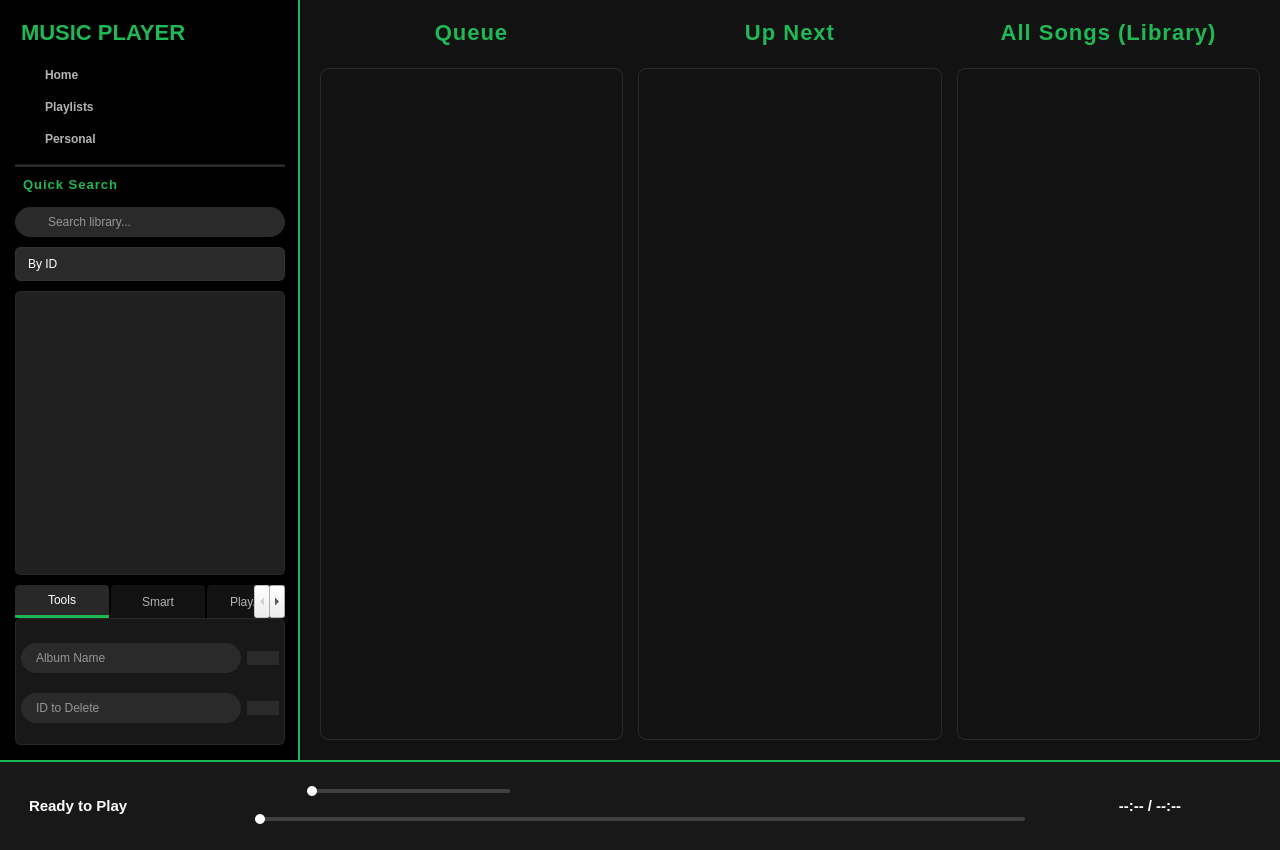
<?xml version="1.0" encoding="UTF-8"?>
<ui version="4.0">
 <class>MainWindow</class>
 <widget class="QMainWindow" name="MainWindow">
  <property name="geometry">
   <rect>
    <x>0</x>
    <y>0</y>
    <width>1280</width>
    <height>850</height>
   </rect>
  </property>
  <property name="windowTitle">
   <string>Modern Music Player</string>
  </property>
  <property name="styleSheet">
 <string notr="true">
  /* --- 1. GLOBAL --- */
  QMainWindow {
      background-color: #121212; 
      color: #B3B3B3; 
      font-family: &quot;Segoe UI&quot;, sans-serif;
  }

  /* --- 2. SIDEBAR --- */
  #sidebarFrame {
      background-color: #000000;
      border-right: 2px solid #1DB954; 
  }

  /* --- 3. PLAYER BAR --- */
  #playerBarFrame {
      background-color: #181818;
      border-top: 2px solid #1DB954; 
  }

  /* --- 4. HEADERS (QUEUE, UP NEXT, LIBRARY) --- */
  #labelBackQueue, #labelNextQueue, #labelAllSongs {
      color: #1DB954;            /* Màu xanh lá */
      font-size: 22px;           /* Kích thước bằng Logo MUSIC PLAYER */
      font-weight: 900;          /* Độ đậm nhất (Black/Heavy) */
      text-transform: uppercase; /* Chữ in hoa */
      letter-spacing: 1px;       /* Khoảng cách chữ */
      
      /* Căn chỉnh khoảng cách */
      margin-bottom: 8px;        /* Cách danh sách bên dưới ra một chút cho thoáng */
      margin-left: 0px;          /* Bỏ thụt đầu dòng để thẳng tắp với cạnh trái của khung List */
      padding: 0px;
  }

  /* Riêng header nhỏ "Quick Search" ở Sidebar thì giữ nguyên hoặc chỉnh nhỏ hơn tùy ý */
  #labelLibraryHeader {
      color: #1DB954;
      font-size: 13px;
      font-weight: 800;
      text-transform: uppercase;
      letter-spacing: 1px;
      margin-bottom: 5px;
      margin-left: 5px;
  }

  /* --- 5. LIST WIDGETS (CARD STYLE) --- */
  QListWidget {
      background-color: #1A1A1A; 
      border: 1px solid #282828; 
      border-radius: 8px; 
      outline: none;
      padding: 5px;
      font-family: "Segoe UI", sans-serif;
  }
  
  #listAllSongs::item, #listPlayback::item, #listPlayNext::item, #listHistory::item, #listSearchResult::item {
      min-height: 36px;   
      max-height: 36px;
      padding-left: 5px;
      border-radius: 6px;
      margin-bottom: 2px;
  }

  QListWidget::item {
      color: #B3B3B3;
  }

  QListWidget::item:hover {
      background-color: rgba(255, 255, 255, 0.08); 
  }

  /* KHI ITEM ĐƯỢC CHỌN (SELECTED) */
  QListWidget::item:selected {
      background-color: #1DB954; 
  }

  /* --- LABEL TÊN BÀI HÁT (QUAN TRỌNG) --- */
  /* Mặc định là TRẮNG */
  #lblCardTitle {       
      font-weight: 700;        
      font-size: 13px;
      background-color: transparent;
  } 

  /* Khi Item cha được chọn -> Label con đổi màu XANH */
  QListWidget::item:selected #lblCardTitle { 
      color: #FFFFFF;           
      font-weight: 800; 
  }

  /* --- 6. INPUTS --- */
  QLineEdit {
      background-color: #2A2A2A;
      color: #FFFFFF;
      border: 1px solid #2A2A2A;
      border-radius: 15px;
      padding: 6px 12px;
      selection-background-color: #1DB954;
  }
  QLineEdit:focus {
      background-color: #333333;
      border: 1px solid #1DB954;
  }
  QComboBox {
      background-color: #2A2A2A;
      color: #FFFFFF;
      border: 1px solid #333;
      border-radius: 6px;
      padding: 8px 12px;
  }
  QComboBox::drop-down { border: none; width: 30px; }
  QComboBox QAbstractItemView {
      background-color: #2A2A2A;
      color: #FFFFFF;
      selection-background-color: #1DB954;
  }

  /* --- 7. BUTTONS --- */
  QPushButton { background-color: transparent; border: none; color: #B3B3B3; }
  #btnNavHome, #btnNavPlaylist, #btnNavPersonal {
      text-align: left; padding: 8px 15px; font-weight: 700; border-radius: 4px;
  }
  #btnNavHome:hover, #btnNavPlaylist:hover, #btnNavPersonal:hover {
      color: #FFFFFF; background-color: #282828;
  }
  #btnAddAlbum, #btnAddNext, #btnDelete, #btnSmart, #btnSearch {
      background-color: #2A2A2A; border-radius: 12px;
  }
  #btnAddAlbum:hover, #btnAddNext:hover, #btnDelete:hover, #btnSmart:hover, #btnSearch:hover {
      background-color: #1DB954; color: white;
  }

  /* --- 8. TABS --- */
  QTabWidget::pane { border: 1px solid #282828; background-color: #181818; border-radius: 6px; }
  QTabBar::tab {
      background: #121212; color: #B3B3B3; min-width: 70px; padding: 8px 12px;
      border-top-left-radius: 4px; border-top-right-radius: 4px; margin-right: 2px;
  }
  QTabBar::tab:selected {
      background: #282828; color: #FFFFFF; border-bottom: 3px solid #1DB954; 
  }

  /* --- 9. SLIDERS --- */
  QSlider::groove:horizontal { border: none; height: 4px; background: #404040; border-radius: 2px; }
  QSlider::sub-page:horizontal { background: #1DB954; border-radius: 2px; }
  QSlider::handle:horizontal {
      background: #FFFFFF; width: 10px; height: 10px; margin: -3px 0; border-radius: 5px;
  }
  QSlider::handle:horizontal:hover { transform: scale(1.2); }

  /* --- 10. SCROLL BARS (THANH CUỘN) --- */
  
  /* Thanh dọc */
  QScrollBar:vertical {
      border: none;
      background-color: #121212; /* Nền tối trùng màu App */
      width: 10px;               /* Độ rộng vừa phải */
      margin: 0px;
  }
  /* Cục kéo (Handle) dọc */
  QScrollBar::handle:vertical {
      background-color: #404040; /* Màu xám nổi hơn nền */
      min-height: 30px;
      border-radius: 5px;        /* Bo tròn */
  }
  QScrollBar::handle:vertical:hover {
      background-color: #555555; /* Sáng hơn khi di chuột vào */
  }
  /* Ẩn mũi tên lên xuống */
  QScrollBar::add-line:vertical, QScrollBar::sub-line:vertical {
      height: 0px;
  }
  QScrollBar::add-page:vertical, QScrollBar::sub-page:vertical {
      background: none;
  }

  /* Thanh ngang (Cho List Library nếu tên quá dài) */
  QScrollBar:horizontal {
      border: none;
      background-color: #121212;
      height: 10px;
      margin: 0px;
  }
  QScrollBar::handle:horizontal {
      background-color: #404040;
      min-width: 30px;
      border-radius: 5px;
  }
  QScrollBar::handle:horizontal:hover { background-color: #555555; }
  QScrollBar::add-line:horizontal, QScrollBar::sub-line:horizontal { width: 0px; }

  /* --- 11. OTHERS --- */
  #labelCurrent, #labelDuration { color: #FFFFFF; font-weight: 600; }

  /* --- 12. MESSAGE BOX VÀ DIALOGS --- */
  QMessageBox {
      background-color: #202020;
      border: 2px solid #1DB954; /* Viền xanh lá */
      border-radius: 10px;
  }
  
  /* Chữ trong hộp thoại */
  QMessageBox QLabel {
      color: #FFFFFF;
      font-size: 15px;
      font-weight: 500;
      font-family: "Segoe UI";
      margin-bottom: 10px;
  }

  /* NÚT BẤM TRONG HỘP THOẠI (Style Pill-Shape giống Control) */
  QMessageBox QPushButton {
      background-color: transparent;    /* Nền trong suốt */
      border: 1px solid #555;           /* Viền xám mỏng */
      border-radius: 18px;              /* Bo tròn 18px (Hình viên thuốc) */
      color: #B3B3B3;                   /* Chữ xám nhạt */
      padding: 6px 25px;                /* Padding rộng để dễ bấm */
      font-size: 13px;
      font-weight: 700;
      min-width: 80px;                  /* Chiều rộng tối thiểu */
  }

  /* Hover (Lia chuột vào) */
  QMessageBox QPushButton:hover {
      background-color: rgba(255, 255, 255, 0.1); /* Nền sáng mờ */
      color: #FFFFFF;                             /* Chữ trắng sáng */
      border: 1px solid #1DB954;                  /* Viền chuyển xanh */
  }

  /* Pressed (Nhấn xuống) */
  QMessageBox QPushButton:pressed {
      background-color: rgba(29, 185, 84, 0.2);   /* Nền xanh nhẹ */
  }
 </string>
</property>
  <widget class="QWidget" name="centralwidget">
   <layout class="QVBoxLayout" name="mainVerticalLayout">
    <property name="spacing">
     <number>0</number>
    </property>
    <property name="leftMargin">
     <number>0</number>
    </property>
    <property name="topMargin">
     <number>0</number>
    </property>
    <property name="rightMargin">
     <number>0</number>
    </property>
    <property name="bottomMargin">
     <number>0</number>
    </property>
    <item>
     <widget class="QWidget" name="bodyWidget" native="true">
      <layout class="QHBoxLayout" name="bodyLayout">
       <property name="spacing">
        <number>0</number>
       </property>
       <property name="leftMargin">
        <number>0</number>
       </property>
       <property name="topMargin">
        <number>0</number>
       </property>
       <property name="rightMargin">
        <number>0</number>
       </property>
       <property name="bottomMargin">
        <number>0</number>
       </property>
       
       <!-- SIDEBAR -->
       <item>
        <widget class="QFrame" name="sidebarFrame">
         <property name="minimumSize">
          <size>
           <width>280</width>
           <height>0</height>
          </size>
         </property>
         <property name="maximumSize">
          <size>
           <width>300</width>
           <height>16777215</height>
          </size>
         </property>
         <property name="frameShape">
          <enum>QFrame::NoFrame</enum>
         </property>
         <layout class="QVBoxLayout" name="sidebarLayout">
          <property name="spacing">
           <number>10</number>
          </property>
          <property name="leftMargin">
           <number>15</number>
          </property>
          <property name="topMargin">
           <number>20</number>
          </property>
          <property name="rightMargin">
           <number>15</number>
          </property>
          <property name="bottomMargin">
           <number>15</number>
          </property>
          
          <item>
           <widget class="QLabel" name="lblLogo">
            <property name="styleSheet">
             <string>color: #1DB954; font-size: 22px; font-weight: 900; margin-bottom: 5px;</string>
            </property>
            <property name="text">
             <string>MUSIC PLAYER</string>
            </property>
           </widget>
          </item>
          
          <item>
           <layout class="QVBoxLayout" name="navLayout">
            <property name="spacing">
             <number>2</number>
            </property>
            <item>
             <widget class="QPushButton" name="btnNavHome">
              <property name="cursor">
               <cursorShape>PointingHandCursor</cursorShape>
              </property>
              <property name="styleSheet">
               <string notr="true">
                #btnNavHome {
                  background-image: url(:/icons/home.svg);
                  background-repeat: no-repeat;
                  background-position: left center;
                  padding-left: 30px;
                }
               </string>
              </property>
              <property name="text">
               <string>Home</string>
              </property>
             </widget>
            </item>
            <item>
             <widget class="QPushButton" name="btnNavPlaylist">
              <property name="cursor">
               <cursorShape>PointingHandCursor</cursorShape>
              </property>
              <property name="styleSheet">
               <string notr="true">
                #btnNavPlaylist {
                  background-image: url(:/icons/playlist.svg);
                  background-repeat: no-repeat;
                  background-position: left center;
                  padding-left: 30px;
                }
               </string>
              </property>
              <property name="text">
               <string>Playlists</string>
              </property>
             </widget>
            </item>
            <item>
             <widget class="QPushButton" name="btnNavPersonal">
              <property name="cursor">
               <cursorShape>PointingHandCursor</cursorShape>
              </property>
              <property name="styleSheet">
               <string notr="true">
                #btnNavPersonal {
                  background-image: url(:/icons/personal.svg);
                  background-repeat: no-repeat;
                  background-position: left center;
                  padding-left: 30px;
                }
               </string>
              </property>
              <property name="text">
               <string>Personal</string>
              </property>
             </widget>
            </item>
           </layout>
          </item>
          
          <item>
           <widget class="Line" name="lineSeparator1">
            <property name="styleSheet">
             <string>background-color: #282828;</string>
            </property>
            <property name="orientation">
             <enum>Qt::Horizontal</enum>
            </property>
           </widget>
          </item>
          
          <!-- QUICK SEARCH -->
          <item>
           <widget class="QLabel" name="labelLibraryHeader">
            <property name="text">
             <string>Quick Search</string>
            </property>
           </widget>
          </item>
          <item>
           <widget class="QLineEdit" name="lineSearch">
            <property name="styleSheet">
             <string notr="true">
             #lineSearch {
                  background-image: url(:/icons/search.svg);
                  background-repeat: no-repeat;
                  background-position: left center;
                  padding-left: 30px;
              }
              </string>
            </property>
            <property name="placeholderText">
             <string>Search library...</string>
            </property>
            <property name="clearButtonEnabled">
             <bool>true</bool>
            </property>
           </widget>
          </item>
          <item>
           <widget class="QComboBox" name="comboSearch">
            <item>
             <property name="text">
              <string>By ID</string>
             </property>
            </item>
            <item>
             <property name="text">
              <string>By Title</string>
             </property>
            </item>
            <item>
             <property name="text">
              <string>By Artist</string>
             </property>
            </item>
            <item>
             <property name="text">
              <string>By Album</string>
             </property>
            </item>
           </widget>
          </item>
          
          <!-- LIST SEARCH -->
          <item>
           <widget class="QListWidget" name="listSearchResult">
            <property name="styleSheet">
             <string>background-color: #202020; border-radius: 5px; color: #ffffff</string>
            </property>
           </widget>
          </item>
          
          <!-- TAB TOOLS -->
          <item>
           <widget class="QTabWidget" name="tabTools">
            <property name="maximumSize">
             <size>
              <width>16777215</width>
              <height>160</height>
             </size>
            </property>
            <property name="currentIndex">
             <number>0</number>
            </property>
            <widget class="QWidget" name="tabManage">
             <attribute name="title">
              <string>Tools</string>
             </attribute>
             <layout class="QVBoxLayout" name="toolsLayout">
              <property name="leftMargin"> <number>5</number> </property>
              <property name="topMargin"> <number>10</number> </property>
              <property name="rightMargin"> <number>5</number> </property>
              <property name="bottomMargin"> <number>5</number> </property>
              <item>
               <layout class="QHBoxLayout">
                <item>
                 <widget class="QLineEdit" name="lineAlbum">
                  <property name="placeholderText"> <string>Album Name</string> </property>
                  <property name="clearButtonEnabled"> <bool>true</bool> </property>
                 </widget>
                </item>
                <item>
                 <widget class="QPushButton" name="btnAddAlbum">
                  <property name="text"> <string/> </property>
                  <property name="icon">
                   <iconset resource="../../resources/resources.qrc">
                    <normaloff>:/icons/add.svg</normaloff>:/icons/add.svg</iconset>
                  </property>
                  <property name="iconSize"> <size> <width>16</width> <height>16</height> </size> </property>
                 </widget>
                </item>
               </layout>
              </item>
              <item>
               <layout class="QHBoxLayout">
                <item>
                 <widget class="QLineEdit" name="lineIDdelete">
                  <property name="placeholderText"> <string>ID to Delete</string> </property>
                  <property name="clearButtonEnabled"> <bool>true</bool> </property>
                 </widget>
                </item>
                <item>
                 <widget class="QPushButton" name="btnDelete">
                  <property name="text"> <string/> </property>
                  <property name="icon">
                   <iconset resource="../../resources/resources.qrc">
                    <normaloff>:/icons/delete.svg</normaloff>:/icons/delete.svg</iconset>
                  </property>
                 </widget>
                </item>
               </layout>
              </item>
             </layout>
            </widget>
            <widget class="QWidget" name="tabSmart">
             <attribute name="title"> <string>Smart</string> </attribute>
             <layout class="QVBoxLayout">
              <property name="topMargin"> <number>10</number> </property>
              <item>
               <layout class="QHBoxLayout">
                <item>
                 <widget class="QLineEdit" name="lineSmartID">
                  <property name="placeholderText"> <string>Start ID</string> </property>
                  <property name="clearButtonEnabled"> <bool>true</bool> </property>
                 </widget>
                </item>
                <item>
                 <widget class="QLineEdit" name="lineSmartSize">
                  <property name="placeholderText"> <string>Size</string> </property>
                  <property name="clearButtonEnabled"> <bool>true</bool> </property>
                 </widget>
                </item>
               </layout>
              </item>
              <item>
               <widget class="QPushButton" name="btnSmart">
                <property name="text"> <string>Create Playlist</string> </property>
               </widget>
              </item>
             </layout>
            </widget>
            <widget class="QWidget" name="tabQuick">
             <attribute name="title"> <string>Play/Add</string> </attribute>
             <layout class="QVBoxLayout">
              <property name="topMargin"> <number>10</number> </property>
              <item>
               <widget class="QLineEdit" name="lineSongID">
                <property name="placeholderText"> <string>Play Song ID</string> </property>
                <property name="clearButtonEnabled"> <bool>true</bool> </property>
               </widget>
              </item>
              <item>
               <layout class="QHBoxLayout">
                <item>
                 <widget class="QLineEdit" name="lineNextID">
                  <property name="placeholderText"> <string>Next ID</string> </property>
                  <property name="clearButtonEnabled"> <bool>true</bool> </property>
                 </widget>
                </item>
                <item>
                 <widget class="QPushButton" name="btnAddNext">
                  <property name="text"> <string/> </property>
                  <property name="icon">
                   <iconset resource="../../resources/resources.qrc">
                    <normaloff>:/icons/add.svg</normaloff>:/icons/add.svg</iconset>
                  </property>
                 </widget>
                </item>
               </layout>
              </item>
             </layout>
            </widget>
           </widget>
          </item>
         </layout>
        </widget>
       </item>
       
       <!-- CONTENT WIDGET -->
       <item>
        <widget class="QWidget" name="contentWidget" native="true">
         <property name="styleSheet">
          <string>background-color: #121212;</string>
         </property>
         <layout class="QVBoxLayout" name="contentLayout">
          <property name="leftMargin"> <number>0</number> </property>
          <property name="topMargin"> <number>0</number> </property>
          <property name="rightMargin"> <number>0</number> </property>
          <property name="bottomMargin"> <number>0</number> </property>
          <item>
           <widget class="QStackedWidget" name="mainStack">
            <widget class="QWidget" name="pageHome">
             <!-- stretch="1,1,1" : Chia tỷ lệ đều -->
             <layout class="QHBoxLayout" name="homeLayout" stretch="1,1,1">
              <property name="spacing"> <number>15</number> </property>
              <property name="leftMargin"> <number>20</number> </property>
              <property name="topMargin"> <number>20</number> </property>
              <property name="rightMargin"> <number>20</number> </property>
              <property name="bottomMargin"> <number>20</number> </property>

              <!-- CỘT 1 -->
              <item>
               <layout class="QVBoxLayout" name="layoutPlayback">
                <item>
                 <widget class="QLabel" name="labelBackQueue">
                  <property name="text"> <string>Queue</string> </property>
                  <property name="alignment"> <set>Qt::AlignCenter</set> </property>
                 </widget>
                </item>
                <item>
                 <widget class="QListWidget" name="listPlayback">
                  <!-- QUAN TRỌNG: sizePolicy = Ignored để ép cột bằng nhau -->
                  <property name="sizePolicy">
                   <sizepolicy hsizetype="Ignored" vsizetype="Expanding">
                    <horstretch>0</horstretch>
                    <verstretch>0</verstretch>
                   </sizepolicy>
                  </property>
                  <!-- Bật lại thanh cuộn nhưng ẩn đi bằng CSS cho đẹp, hoặc để AsNeeded -->
                  <property name="horizontalScrollBarPolicy"> <enum>Qt::ScrollBarAsNeeded</enum> </property>
                 </widget>
                </item>
               </layout>
              </item>

              <!-- CỘT 2 -->
              <item>
               <layout class="QVBoxLayout" name="layoutNext">
                <item>
                 <widget class="QLabel" name="labelNextQueue">
                  <property name="text"> <string>Up Next</string> </property>
                  <property name="alignment"> <set>Qt::AlignCenter</set> </property>
                 </widget>
                </item>
                <item>
                 <widget class="QListWidget" name="listPlayNext">
                  <!-- QUAN TRỌNG: sizePolicy = Ignored -->
                  <property name="sizePolicy">
                   <sizepolicy hsizetype="Ignored" vsizetype="Expanding">
                    <horstretch>0</horstretch>
                    <verstretch>0</verstretch>
                   </sizepolicy>
                  </property>
                  <property name="horizontalScrollBarPolicy"> <enum>Qt::ScrollBarAsNeeded</enum> </property>
                 </widget>
                </item>
               </layout>
              </item>

              <!-- CỘT 3 -->
              <item>
               <layout class="QVBoxLayout" name="layoutLibrary">
                <item>
                 <widget class="QLabel" name="labelAllSongs">
                  <property name="text"> <string>All Songs (Library)</string> </property>
                  <property name="alignment"> <set>Qt::AlignCenter</set> </property>
                 </widget>
                </item>
                <item>
                 <widget class="QListWidget" name="listAllSongs">
                  <!-- QUAN TRỌNG: sizePolicy = Ignored -->
                  <property name="sizePolicy">
                   <sizepolicy hsizetype="Ignored" vsizetype="Expanding">
                    <horstretch>0</horstretch>
                    <verstretch>0</verstretch>
                   </sizepolicy>
                  </property>
                  <property name="horizontalScrollBarPolicy"> <enum>Qt::ScrollBarAsNeeded</enum> </property>
                 </widget>
                </item>
               </layout>
              </item>
              
             </layout>
            </widget>

            <widget class="QWidget" name="pagePlaylist"/>
            <widget class="QWidget" name="pagePersonal"/>
           </widget>
          </item>
         </layout>
        </widget>
       </item>
      </layout>
     </widget>
    </item>
    
    <!-- PLAYER BAR -->
    <item>
     <widget class="QFrame" name="playerBarFrame">
      <property name="minimumSize"> <size> <width>0</width> <height>90</height> </size> </property>
      <property name="maximumSize"> <size> <width>16777215</width> <height>90</height> </size> </property>
      <property name="frameShape"> <enum>QFrame::NoFrame</enum> </property>
      <layout class="QHBoxLayout" name="playerLayout">
       <property name="leftMargin"> <number>20</number> </property>
       <property name="rightMargin"> <number>20</number> </property>
       
       <item>
        <widget class="QWidget" name="songInfoWidget" native="true">
         <property name="minimumSize"> <size> <width>220</width> <height>0</height> </size> </property>
         <layout class="QVBoxLayout">
          <item>
           <widget class="QLabel" name="labelCurrent">
            <property name="font"> <font> <pointsize>11</pointsize> <weight>75</weight> <bold>true</bold> </font> </property>
            <property name="text"> <string>Ready to Play</string> </property>
           </widget>
          </item>
         </layout>
        </widget>
       </item>
       
       <item>
        <widget class="QWidget" name="controlsWidget" native="true">
         <layout class="QVBoxLayout" name="verticalLayout_3">
          <property name="spacing"> <number>5</number> </property>
          <property name="topMargin"> <number>5</number> </property>
          <property name="bottomMargin"> <number>5</number> </property>
          <item>
           <layout class="QHBoxLayout" name="horizontalLayout_2">
            <property name="spacing"> <number>20</number> </property>
            
            <item>
             <widget class="QPushButton" name="btnVolume">
              <property name="cursor"> <cursorShape>PointingHandCursor</cursorShape> </property>
              <property name="toolTip"> <string>Volume</string> </property>
              <property name="text"> <string/> </property>
              <property name="icon">
               <iconset resource="../../resources/resources.qrc">
                <normaloff>:/icons/volumeOff.svg</normaloff>
                <normalon>:/icons/volumeOn.svg</normalon>:/icons/volumeOff.svg</iconset>
              </property>
              <property name="iconSize"> <size> <width>22</width> <height>22</height> </size> </property>
              <property name="checkable"> <bool>true</bool> </property>
              <property name="checked"> <bool>true</bool> </property>
             </widget>
            </item>
            
            <item>
             <widget class="QSlider" name="horizontalSlider">
              <property name="minimumSize"> <size> <width>80</width> <height>0</height> </size> </property>
              <property name="cursor"> <cursorShape>PointingHandCursor</cursorShape> </property>
              <property name="orientation"> <enum>Qt::Horizontal</enum> </property>
             </widget>
            </item>
            
            <item>
             <widget class="QPushButton" name="btnShuffle">
              <property name="cursor"> <cursorShape>PointingHandCursor</cursorShape> </property>
              <property name="toolTip"> <string>Shuffle On/Off</string> </property>
              <property name="text"> <string/> </property>
              <property name="icon">
               <iconset resource="../../resources/resources.qrc">
                <normaloff>:/icons/shuffleOff.svg</normaloff>
                <normalon>:/icons/shuffleOn.svg</normalon>:/icons/shuffleOff.svg</iconset>
              </property>
              <property name="iconSize"> <size> <width>22</width> <height>22</height> </size> </property>
              <property name="checkable"> <bool>true</bool> </property>
             </widget>
            </item>
            <item>
             <widget class="QPushButton" name="btnPrevious">
              <property name="cursor"> <cursorShape>PointingHandCursor</cursorShape> </property>
              <property name="toolTip"> <string>Previous Song</string> </property>
              <property name="text"> <string/> </property>
              <property name="icon">
               <iconset resource="../../resources/resources.qrc">
                <normaloff>:/icons/prevSong.svg</normaloff>:/icons/prevSong.svg</iconset>
              </property>
              <property name="iconSize"> <size> <width>22</width> <height>22</height> </size> </property>
             </widget>
            </item>
            <item>
             <widget class="QPushButton" name="btnPlayPause">
              <property name="cursor"> <cursorShape>PointingHandCursor</cursorShape> </property>
              <property name="toolTip"> <string>Play/Pause</string> </property>
              <property name="text"> <string/> </property>
              <property name="icon">
               <iconset resource="../../resources/resources.qrc">
                <normaloff>:/icons/play.svg</normaloff>
                <normalon>:/icons/pause.svg</normalon>:/icons/play.svg</iconset>
              </property>
              <property name="iconSize"> <size> <width>32</width> <height>32</height> </size> </property>
              <property name="checkable"> <bool>true</bool> </property>
             </widget>
            </item>
            <item>
             <widget class="QPushButton" name="btnNext">
              <property name="cursor"> <cursorShape>PointingHandCursor</cursorShape> </property>
              <property name="toolTip"> <string>Next Song</string> </property>
              <property name="text"> <string/> </property>
              <property name="icon">
               <iconset resource="../../resources/resources.qrc">
                <normaloff>:/icons/nextSong.svg</normaloff>:/icons/nextSong.svg</iconset>
              </property>
              <property name="iconSize"> <size> <width>22</width> <height>22</height> </size> </property>
             </widget>
            </item>
            <item>
             <widget class="QPushButton" name="btnLoop">
              <property name="cursor"> <cursorShape>PointingHandCursor</cursorShape> </property>
              <property name="toolTip"> <string>Loop On/Off</string> </property>
              <property name="text"> <string/> </property>
              <property name="icon">
               <iconset resource="../../resources/resources.qrc">
                <normaloff>:/icons/loopOff.svg</normaloff>
                <normalon>:/icons/loopOn.svg</normalon>:/icons/loopOff.svg</iconset>
              </property>
              <property name="iconSize"> <size> <width>22</width> <height>22</height> </size> </property>
              <property name="checkable"> <bool>true</bool> </property>
             </widget>
            </item>
            <item>
             <widget class="QPushButton" name="btnStop">
              <property name="cursor"> <cursorShape>PointingHandCursor</cursorShape> </property>
              <property name="toolTip"> <string>Stop Playback</string> </property>
              <property name="text"> <string/> </property>
              <property name="icon">
               <iconset resource="../../resources/resources.qrc">
                <normaloff>:/icons/stop.svg</normaloff>:/icons/stop.svg</iconset>
              </property>
              <property name="iconSize"> <size> <width>22</width> <height>22</height> </size> </property>
             </widget>
            </item>
            <item>
             <spacer name="horizontalSpacer_4">
              <property name="orientation"> <enum>Qt::Horizontal</enum> </property>
              <property name="sizeHint" stdset="0"> <size> <width>0</width> <height>0</height> </size> </property>
             </spacer>
            </item>
           </layout>
          </item>
          <item>
           <layout class="QHBoxLayout">
            <item>
             <widget class="QSlider" name="sliderDuration">
              <property name="orientation"> <enum>Qt::Horizontal</enum> </property>
             </widget>
            </item>
           </layout>
          </item>
         </layout>
        </widget>
       </item>
       <item>
        <widget class="QWidget" name="songDurationWidget" native="true">
         <property name="minimumSize"> <size> <width>220</width> <height>0</height> </size> </property>
         <layout class="QHBoxLayout">
          <item>
           <widget class="QLabel" name="labelDuration">
            <property name="font"> <font> <pointsize>11</pointsize> <weight>75</weight> <bold>true</bold> </font> </property>
            <property name="text"> <string>--:-- / --:--</string> </property>
            <property name="alignment"> <set>Qt::AlignCenter</set> </property>
           </widget>
          </item>
         </layout>
        </widget>
       </item>
      </layout>
     </widget>
    </item>
   </layout>
  </widget>
 </widget>
 <resources>
  <include location="../../resources/resources.qrc"/>
 </resources>
 <connections/>
</ui>
